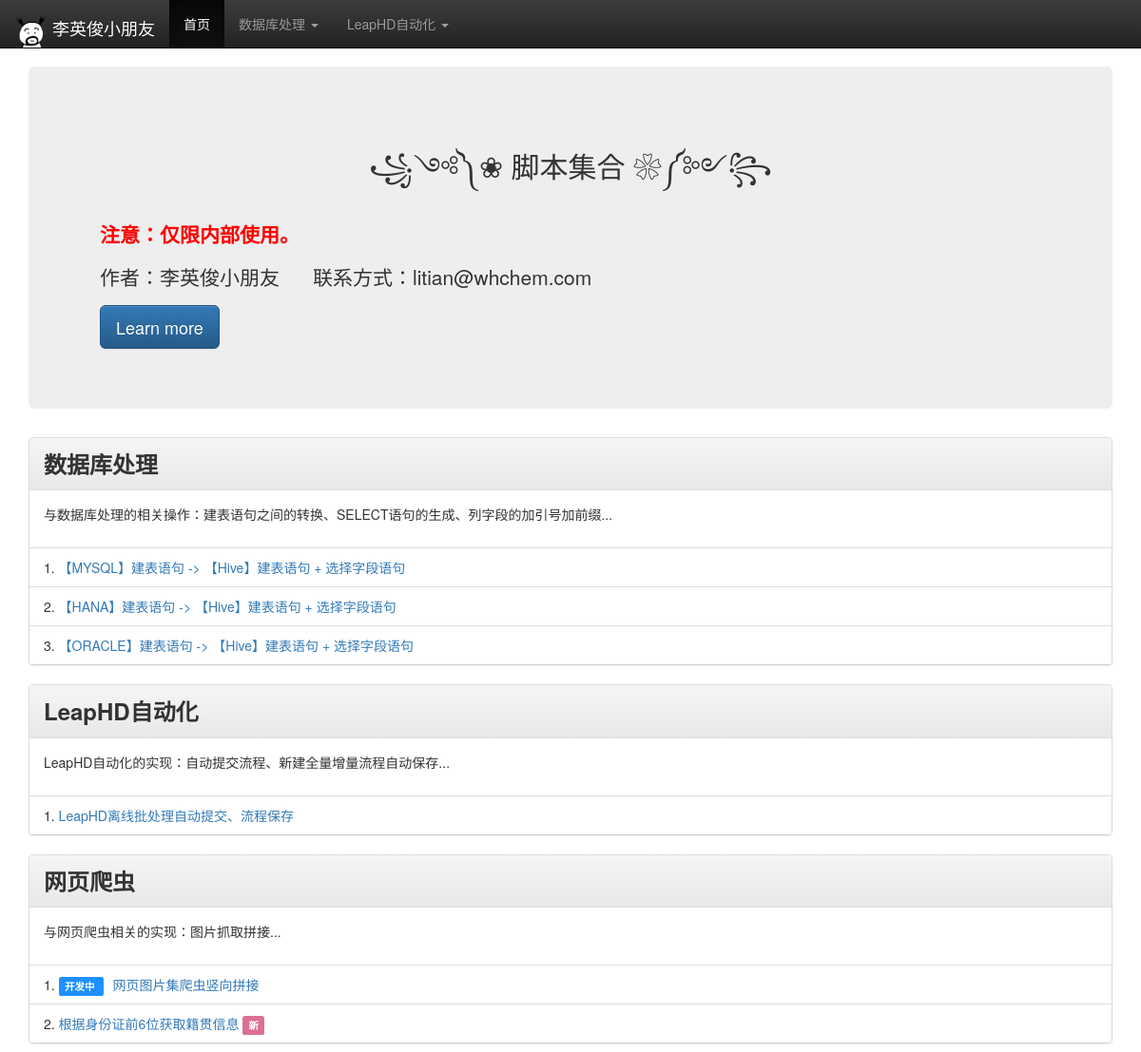
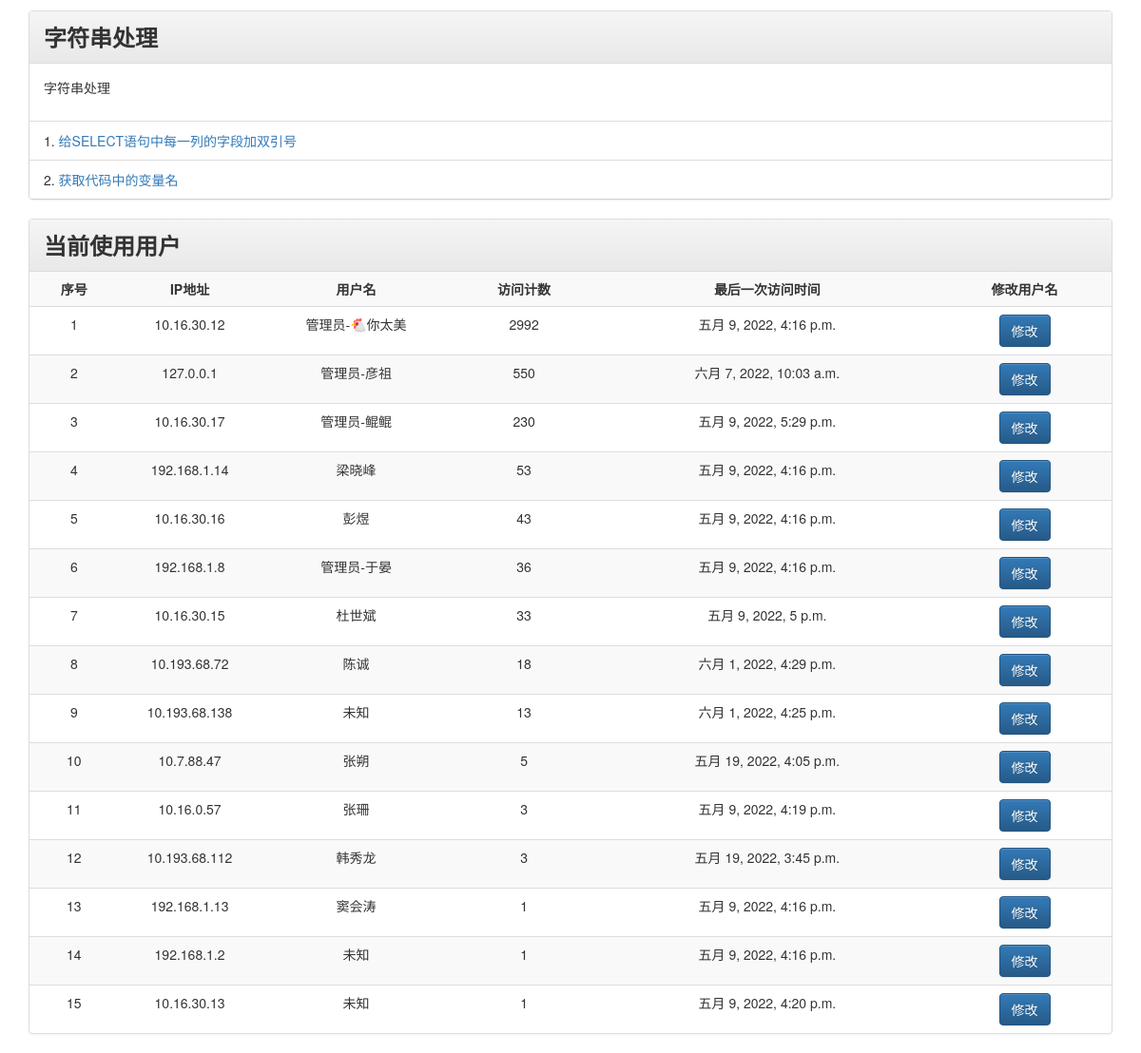
The page / on the database its author committed (2 pictures, top to bottom).
### app/models.py (models this page shows, shortened)
class FuncType(models.Model):
    func_type_name = models.CharField(max_length=64, verbose_name='功能类型')
    func_type_des = models.CharField(max_length=255, default=None, verbose_name='功能类型描述')
    shown_index = models.BooleanField(default=True, verbose_name='是否展示在主页')
    class Meta:
        db_table = 'my_table_functype'
        verbose_name = verbose_name_plural = '我的功能'

class Url(models.Model):
    labels = (
        (1, '正常使用'),
        (2, '开发中'),
        (3, '开发者使用'),
        (4, '特定用户使用'),
    )
    func_name = models.CharField(max_length=255, unique=True, verbose_name='功能')
    func_url = models.CharField(max_length=64, unique=True, verbose_name='地址')
    func_url_name = models.CharField(max_length=64, default='', verbose_name='地址别名')
    func_type = models.ForeignKey(FuncType, default=0, on_delete=models.SET_DEFAULT, verbose_name='功能类型')
    func_des = models.CharField(max_length=255, default=None, verbose_name='功能描述')
    create_time = models.DateTimeField(auto_now_add=True, verbose_name='创建时间')
    update_time = models.DateTimeField(auto_now=True, verbose_name='更新时间')
    func_label = models.IntegerField(default=1, choices=labels, verbose_name='状态')
    auth_role = models.ForeignKey(Role, default=2, verbose_name='访问角色权限', on_delete=models.PROTECT)
    class Meta:
        db_table = 'my_table_url'
        verbose_name = verbose_name_plural = '我的地址'

class IP(models.Model):
    ip = models.CharField(max_length=32, unique=True, verbose_name='ip')
    name = models.CharField(max_length=255, default='未知', verbose_name='姓名')
    count = models.IntegerField(default=0, verbose_name='访问次数')
    create_time = models.DateTimeField(auto_now_add=True, verbose_name='创建时间')
    update_time = models.DateTimeField(auto_now=True, verbose_name='最后一次访问时间')
    class Meta:
        db_table = 'my_table_ip'
        verbose_name = verbose_name_plural = '我的IP'

### app/views/index_views.py (the view)
# urls.py: path('', index_views.index, name='index'),
def index(request):
    users = IP.objects.all().order_by('-count')
    functypes = FuncType.objects.filter(shown_index=True)
    funcs = Url.objects.filter(func_type__shown_index=True)
    update_func = Url.objects.order_by('-update_time').first()
    funcs_dict = {}
    for functype in functypes:
        onetype_funcs = funcs.filter(func_type=functype)
        output_funcs = []
        for t_func in onetype_funcs:
            if t_func == update_func:
                update_flag = 1
            else:
                update_flag = 0
            t_func.update_flag = update_flag
            output_funcs.append(t_func)
        funcs_dict[functype] = output_funcs
    data = {
        'users': enumerate(users, 1),
        'funcs_dict': funcs_dict
    }
    return render(request, 'index.html', context=data)

### templates/index.html (shortened to what this page needs)
{% extends 'base.html' %}
{% load static %}
{% block header %}
    {{ block.super }}
    <link rel="stylesheet" href="{% static 'css/index.css' %}">
{% endblock %}
{% block content %}
    <div class="jumbotron">
        <div class="container">
            <div class="page-header">
                <h2>꧁༺༽❀ 脚本集合 ❀༼༻꧂</h2>
            </div>
            <p style="color: red; font-weight: bold">注意：仅限内部使用。</p>
            <p>作者：李英俊小朋友 &nbsp;&nbsp;&nbsp;&nbsp; 联系方式：litian@whchem.com</p>
            <p><a class="btn btn-primary btn-lg" href="#" role="button">Learn more</a></p>
        </div>
    </div>
    {% for topic, funcs in funcs_dict.items %}
        <div class="panel panel-default">
            <div class="panel-heading">
                <span class="my_index_title">{{ topic.func_type_name }}</span></div>
            <div class="panel-body">
                <p>{{ topic.func_type_des }}</p>
            </div>
            <ul class="list-group">
                {% for f in funcs %}
                    <li class="list-group-item">
                        <span>{{ forloop.counter }}. </span>
                        {% ifnotequal f.func_label 1 %}
                            <span class="label label-default" style="background-color: dodgerblue">
                                {{ f.get_func_label_display }}
                            </span>
                        {% endifnotequal %}
                        <a href="{{ f.func_url }}">{{ f.func_name }}</a>
                        {% ifequal f.update_flag 1 %}
                            <span class="label label-default">新</span>
                        {% endifequal %}
                    </li>
                {% endfor %}
            </ul>
        </div>
    {% endfor %}
    <div class="panel panel-default">
        <div class="panel-heading"><span class="my_index_title">当前使用用户</span></div>
        <table class="table table-striped">
            <tr>
                <th>序号</th>
                <th style="width: 150px">IP地址</th>
                <th style="width: 200px">用户名</th>
                <th>访问计数</th>
                <th>最后一次访问时间</th>
                <th>修改用户名</th>
            </tr>
            {% for c, user in users %}
                <tr>
                    <td>{{ c }}</td>
                    <td>{{ user.ip }}</td>
                    <td>
                        {{ user.name | safe }}
                    </td>
                    <td>{{ user.count }}</td>
                    <td>{{ user.update_time }}</td>
                    <td>
                        <button type="button" class="btn btn-primary" title=""
                                data-container="body" data-toggle="popover" data-placement="right" id="popover_{{ c }}"
                                data-content="还没做呢，略略略~">
                            修改
                        </button>
                    </td>
                </tr>
            {% endfor %}
        </table>
    </div>
{% endblock %}

### templates/base.html (shortened to what this page needs)
{% load static %}
<!DOCTYPE html>
<html lang="en">
<head>
    {% block header %}
        <link rel="stylesheet" href="{% static 'bootstrap-3.4.1-dist/css/bootstrap.css' %}">
        <link rel="stylesheet" href="{% static 'bootstrap-3.4.1-dist/css/bootstrap-theme.css' %}">
        <link rel="stylesheet" href="{% static 'css/base.css' %}">
    {% endblock %}
</head>
{% block navbar %}
    <nav class="navbar navbar-inverse navbar-fixed-top">
        <div class="container-fluid">
            <div class="navbar-header">
                <a class="navbar-brand" href="/admin">
                    <span>
                        <img class="img-rounded" alt="Brand" src="{% static 'img/favicon.png' %}" height="175%">
                    </span>
                    李英俊小朋友
                </a>
            </div>
            <div class="collapse navbar-collapse" id="bs-example-navbar-collapse-1">
                <ul class="nav navbar-nav">
                    <li class="active"><a href="{% url '1:index' %}">首页 <span class="sr-only">(current)</span></a></li>
                    <li class="dropdown">
                        <a href="#" class="dropdown-toggle" data-toggle="dropdown" role="button" aria-haspopup="true"
                           aria-expanded="false">数据库处理 <span class="caret"></span></a>
                    </li>
                    <li class="dropdown">
                        <a href="#" class="dropdown-toggle" data-toggle="dropdown" role="button" aria-haspopup="true"
                           aria-expanded="false">LeapHD自动化 <span class="caret"></span></a>
                    </li>
                </ul>
            </div>
        </div>
    </nav>
{% endblock %}
<body>
<div class="container">
    {% block content %}{% endblock %}
</div>
</body>
</html>

### static/css/base.css (style rules this page uses)
body { padding-top: 70px; }

### static/css/index.css (style rules this page uses)
th { text-align: center; }
td { text-align: center; }
h2 { text-align: center; }
.my_index_title { font-weight: bolder; font-size: x-large; }
.label-default { background-color: palevioletred; margin-right: 10px; }

### rows shown on the page
FuncType: func_type_name "数据库处理", func_type_des "与数据库处理的相关操作：建表语句之间的转换、SELECT语句的生成、列字段的加引号加前缀..."
Url: func_name "【MYSQL】建表语句 -> 【Hive】建表语句 + 选择字段语句"
Url: func_name "【HANA】建表语句 -> 【Hive】建表语句 + 选择字段语句"
Url: func_name "【ORACLE】建表语句 -> 【Hive】建表语句 + 选择字段语句"
FuncType: func_type_name "LeapHD自动化", func_type_des "LeapHD自动化的实现：自动提交流程、新建全量增量流程自动保存..."
Url: func_name "LeapHD离线批处理自动提交、流程保存"
FuncType: func_type_name "网页爬虫", func_type_des "与网页爬虫相关的实现：图片抓取拼接..."
Url: func_label "开发中", func_name "网页图片集爬虫竖向拼接"
Url: func_name "根据身份证前6位获取籍贯信息"
FuncType: func_type_name "字符串处理", func_type_des "字符串处理"
Url: func_name "给SELECT语句中每一列的字段加双引号"
Url: func_name "获取代码中的变量名"
IP: id "1", ip "10.16.30.12", name "管理员-🐔你太美", count "2992", update_time "五月 9, 2022, 4:16 p.m."
IP: c "2", ip "127.0.0.1", name "管理员-彦祖", count "550", update_time "六月 7, 2022, 10:03 a.m."
IP: c "3", ip "10.16.30.17", name "管理员-鲲鲲", count "230", update_time "五月 9, 2022, 5:29 p.m."
IP: c "4", ip "192.168.1.14", name "梁晓峰", count "53", update_time "五月 9, 2022, 4:16 p.m."
IP: c "5", ip "10.16.30.16", name "彭煜", count "43", update_time "五月 9, 2022, 4:16 p.m."
IP: c "6", ip "192.168.1.8", name "管理员-于晏", count "36", update_time "五月 9, 2022, 4:16 p.m."
IP: c "7", ip "10.16.30.15", name "杜世斌", count "33", update_time "五月 9, 2022, 5 p.m."
IP: c "8", ip "10.193.68.72", name "陈诚", count "18", update_time "六月 1, 2022, 4:29 p.m."
IP: c "9", ip "10.193.68.138", name "未知", count "13", update_time "六月 1, 2022, 4:25 p.m."
IP: c "10", ip "10.7.88.47", name "张朔", count "5", update_time "五月 19, 2022, 4:05 p.m."
IP: c "11", ip "10.16.0.57", name "张珊", count "3", update_time "五月 9, 2022, 4:19 p.m."
IP: c "12", ip "10.193.68.112", name "韩秀龙", count "3", update_time "五月 19, 2022, 3:45 p.m."
IP: c "13", ip "192.168.1.13", name "窦会涛", count "1", update_time "五月 9, 2022, 4:16 p.m."
IP: c "14", ip "192.168.1.2", name "未知", count "1", update_time "五月 9, 2022, 4:16 p.m."
IP: c "15", ip "10.16.30.13", name "未知", count "1", update_time "五月 9, 2022, 4:20 p.m."
